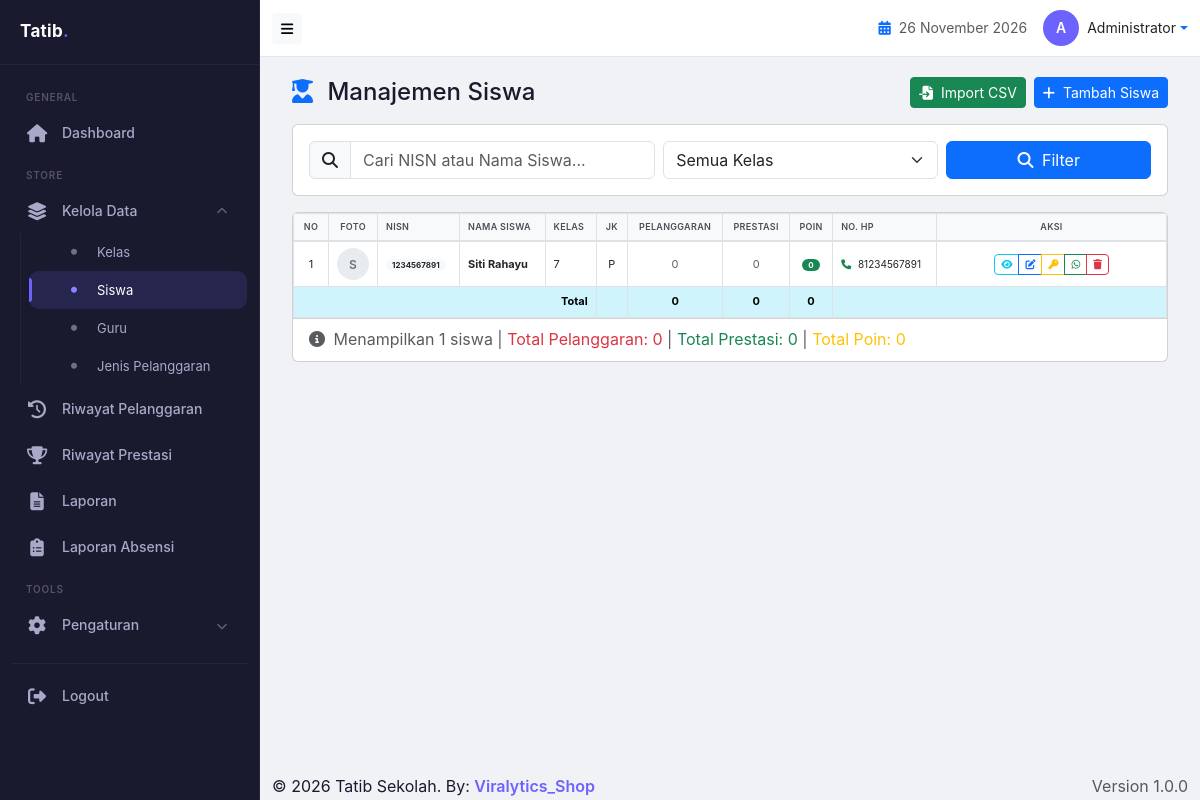
/admin/siswa.php (signed in), run on the app's committed database.
### tables this page shows
CREATE TABLE `users` (
  `id` int(11) NOT NULL,
  `username` varchar(50) NOT NULL,
  `password` varchar(255) NOT NULL,
  `nama_lengkap` varchar(100) NOT NULL,
  `nip` varchar(20) DEFAULT NULL,
  `role` enum('admin','guru','bk','walikelas') DEFAULT 'guru',
  `jabatan` varchar(50) DEFAULT NULL,
  `no_hp` varchar(15) DEFAULT NULL,
  `foto` varchar(100) DEFAULT NULL,
  `is_piket` tinyint(1) DEFAULT '0',
  `is_bk` tinyint(1) DEFAULT '0',
  `is_walikelas` tinyint(1) DEFAULT '0',
  `created_at` timestamp NOT NULL DEFAULT CURRENT_TIMESTAMP
);

CREATE TABLE `siswa` (
  `id` int(11) NOT NULL,
  `nisn` varchar(20) NOT NULL,
  `nama_siswa` varchar(100) NOT NULL,
  `kelas_id` int(11) DEFAULT NULL,
  `jenis_kelamin` enum('L','P') DEFAULT NULL,
  `tempat_lahir` varchar(50) DEFAULT NULL,
  `tanggal_lahir` date DEFAULT NULL,
  `alamat` text,
  `no_hp` varchar(15) DEFAULT NULL,
  `poin` int(11) DEFAULT '0',
  `foto` varchar(100) DEFAULT NULL,
  `created_at` timestamp NOT NULL DEFAULT CURRENT_TIMESTAMP
);

CREATE TABLE `kelas` (
  `id` int(11) NOT NULL,
  `nama_kelas` varchar(20) NOT NULL,
  `tingkat` varchar(10) DEFAULT NULL,
  `jurusan` varchar(20) DEFAULT NULL,
  `wali_kelas_id` int(11) DEFAULT NULL,
  `tahun_ajaran` varchar(20) DEFAULT NULL,
  `created_at` timestamp NOT NULL DEFAULT CURRENT_TIMESTAMP
);

### admin/siswa.php (the view, shortened to what the rows shown need)
<?php
include '../includes/config.php';
checkLogin();
$siswa_list = getSiswa();
include '../includes/header.php';
?>
<div class="container-fluid">
    <div class="card">
        <div class="card-body p-0">
            <div class="table-responsive">
                <table class="table table-bordered table-hover mb-0">
                    <thead class="table-light">
                        <tr>
                            <th width="35" class="text-center">No</th>
                            <th width="40" class="text-center">Foto</th>
                            <th>NISN</th>
                            <th>Nama Siswa</th>
                            <th>Kelas</th>
                            <th class="text-center">JK</th>
                            <th class="text-center">Pelanggaran</th>
                            <th class="text-center">Prestasi</th>
                            <th class="text-center">Poin</th>
                            <th>No. HP</th>
                            <th class="text-center" width="230">Aksi</th>
                        </tr>
                    </thead>
                    <tbody>
                        <?php if (!empty($siswa_list)): ?>
                            <?php
                            $filtered = 0;
                            foreach ($siswa_list as $siswa):
                                $filtered++;
                                $poin = $siswa['poin_akhir'];
                                $level = getPoinLevel($poin);
                            ?>
                                <tr>
                                    <td class="text-center"><?= $filtered ?></td>
                                    <td class="text-center">
                                        <?php if (!empty($siswa['foto']) && file_exists(APP_PATH . 'uploads/siswa/' . $siswa['foto'])): ?>
                                            <img src="<?= APP_URL ?>uploads/siswa/<?= $siswa['foto'] ?>"
                                                 alt="Foto" width="32" height="32"
                                                 style="object-fit: cover; border-radius: 50%;">
                                        <?php else: ?>
                                            <div class="avatar-placeholder" style="width:32px;height:32px;border-radius:50%;background:#e9ecef;display:inline-flex;align-items:center;justify-content:center;color:#6c757d;font-weight:600;font-size:12px;">
                                                <?= strtoupper(substr($siswa['nama_siswa'], 0, 1)) ?>
                                            </div>
                                        <?php endif; ?>
                                    </td>
                                    <td><span class="badge bg-light text-dark" style="font-size: 9px;"><?= htmlspecialchars($siswa['nisn'] ?? '-') ?></span></td>
                                    <td><strong><?= htmlspecialchars($siswa['nama_siswa']) ?></strong></td>
                                    <td><?= htmlspecialchars($siswa['nama_kelas'] ?? 'Belum ditentukan') ?></td>
                                    <td class="text-center"><?= $siswa['jenis_kelamin'] == 'L' ? 'L' : 'P' ?></td>
                                    <td class="text-center">
                                        <?php if ($siswa['total_pelanggaran'] > 0): ?>
                                            <span class="badge bg-danger"><?= $siswa['total_pelanggaran'] ?></span>
                                            <br><small style="font-size:7px;">(<?= $siswa['poin_pelanggaran'] ?>)</small>
                                        <?php else: ?>
                                            <span class="text-muted">0</span>
                                        <?php endif; ?>
                                    </td>
                                    <td class="text-center">
                                        <?php if ($siswa['total_prestasi'] > 0): ?>
                                            <span class="badge bg-success"><?= $siswa['total_prestasi'] ?></span>
                                            <br><small style="font-size:7px;">(<?= $siswa['poin_prestasi'] ?>)</small>
                                        <?php else: ?>
                                            <span class="text-muted">0</span>
                                        <?php endif; ?>
                                    </td>
                                    <td class="text-center">
                                        <span class="badge bg-<?= $level['color'] ?>" style="font-size: 10px;">
                                            <?= $poin ?>
                                        </span>
                                    </td>
                                    <td>
                                        <?php if (!empty($siswa['no_hp'])): ?>
                                            <span style="font-size: 10px;">
                                                <i class="fas fa-phone text-success me-1"></i>
                                                <?= htmlspecialchars($siswa['no_hp']) ?>
                                            </span>
                                        <?php else: ?>
                                            <span class="text-muted" style="font-size: 9px;">-</span>
                                        <?php endif; ?>
                                    </td>
                                    <td class="text-center">
                                        <div class="btn-group btn-group-sm" role="group">
                                            <a href="<?= APP_URL ?>admin/siswa_detail.php?id=<?= $siswa['id'] ?>" class="btn btn-outline-info" title="Detail" style="padding: 2px 6px; font-size: 10px;">
                                                <i class="fas fa-eye"></i>
                                            </a>
                                            <a href="<?= APP_URL ?>admin/siswa_edit.php?id=<?= $siswa['id'] ?>" class="btn btn-outline-primary" title="Edit" style="padding: 2px 6px; font-size: 10px;">
                                                <i class="fas fa-edit"></i>
                                            </a>
                                            <button class="btn btn-outline-warning btn-reset-password"
                                                    data-id="<?= $siswa['id'] ?>"
                                                    data-nama="<?= htmlspecialchars($siswa['nama_siswa']) ?>"
                                                    data-nisn="<?= $siswa['nisn'] ?>"
                                                    title="Reset Password Login"
                                                    style="padding: 2px 6px; font-size: 10px;">
                                                <i class="fas fa-key"></i>
                                            </button>
                                            <?php if (!empty($siswa['no_hp'])): ?>
                                                <button class="btn btn-outline-success"
                                                        onclick="sendWA('<?= $siswa['no_hp'] ?>', '<?= htmlspecialchars($siswa['nama_siswa']) ?>')"
                                                        title="Kirim WhatsApp"
                                                        style="padding: 2px 6px; font-size: 10px;">
                                                    <i class="fab fa-whatsapp"></i>
                                                </button>
                                            <?php endif; ?>
                                            <a href="<?= APP_URL ?>admin/siswa.php?action=delete&id=<?= $siswa['id'] ?>"
                                               class="btn btn-outline-danger"
                                               onclick="return confirm('Apakah Anda yakin ingin menghapus siswa ini?\\n\\nSiswa tidak bisa dihapus jika memiliki riwayat pelanggaran!')"
                                               title="Hapus" style="padding: 2px 6px; font-size: 10px;">
                                                <i class="fas fa-trash"></i>
                                            </a>
                                        </div>
                                    </td>
                                </tr>
                            <?php endforeach; ?>
                        <?php endif; ?>
                    </tbody>
                </table>
            </div>
        </div>
    </div>
</div>
<?php include '../includes/footer.php'; ?>

### includes/header.php (shortened to what the rows shown need)
<?php
$user = getCurrentUser();
?>
<!DOCTYPE html>
<html lang="id">
<head>
    <link href="https://cdn.jsdelivr.net/npm/bootstrap@5.3.0/dist/css/bootstrap.min.css" rel="stylesheet">
    <link href="https://cdnjs.cloudflare.com/ajax/libs/font-awesome/6.4.0/css/all.min.css" rel="stylesheet">
</head>
<body>
    <div class="app-wrapper">
        <div class="main-content">
            <nav class="navbar navbar-custom">
                <div class="container-fluid">
                    <div class="d-flex align-items-center ms-auto">
                        <div class="dropdown">
                            <a href="#" class="d-flex align-items-center text-decoration-none dropdown-toggle" data-bs-toggle="dropdown">
                                <div class="avatar-circle">
                                    <?= strtoupper(substr($user['nama_lengkap'] ?? 'U', 0, 1)) ?>
                                </div>
                                <span class="ms-2 d-none d-md-inline text-dark" style="font-size:14px;">
                                    <?= $user['nama_lengkap'] ?? 'User' ?>
                                </span>
                            </a>
                        </div>
                    </div>
                </div>
            </nav>
            <div class="content-wrapper">

### data on the page
users: nama_lengkap "A", nama_lengkap "Administrator"
siswa: nama_siswa "S", nisn "1234567891", nama_siswa "Siti Rahayu", kelas.nama_kelas "7", jenis_kelamin "P", shows "0", poin "0", no_hp "81234567891"

### other printed values
$total_pel "0"
$total_pres "0"
$total_poin "0"
$filtered "1"
array_sum(array_column($siswa_list, 'total_pelanggaran')) "0"
array_sum(array_column($siswa_list, 'total_prestasi')) "0"
array_sum(array_column($siswa_list, 'poin_akhir')) "0"
APP_NAME "Tatib Sekolah"
APP_VERSION "1.0.0"
